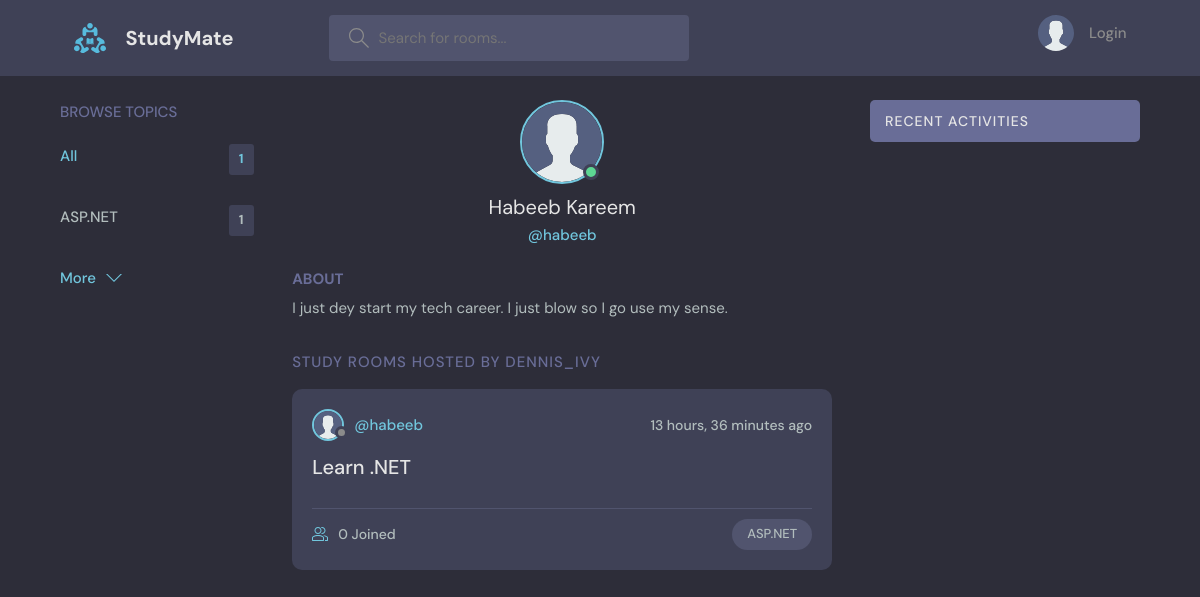
Page /profile/1/ on the committed database.
### base/models.py (models this page shows, shortened)
class Topic(models.Model):
    name = models.CharField(max_length=200)

class User(AbstractUser):
    name = models.CharField(max_length=200, null=True)
    email = models.EmailField(unique=True, null=True)
    bio = models.TextField(null=True)
    avatar = models.ImageField(null=True, default='avatar.svg')
    USERNAME_FIELD: 'email'

class Room(models.Model):
    host = models.ForeignKey(User, on_delete=models.SET_NULL, null=True)
    topic = models.ForeignKey(Topic, on_delete=models.SET_NULL, null=True)
    name = models.CharField(max_length=200)
    description = models.TextField(null=True, blank=True)
    participants = models.ManyToManyField(User, related_name='participants', blank=True)
    updated = models.DateTimeField(auto_now=True)
    created = models.DateTimeField(auto_now_add=True)
    class Meta:
        ordering = ['-updated', '-created']

### base/views.py (the view)
# urls.py: path('profile/<str:pk>/', views.userProfile, name='user-profile'),
def userProfile(request, pk):
    user = User.objects.get(id=pk)
    rooms = user.room_set.all()
    room_messages = user.message_set.all()
    topics = Topic.objects.all()
    context = {'user': user, 'rooms': rooms,
               'room_messages': room_messages, 'topics': topics}
    return render(request, 'base/profile.html', context)

### base/templates/base/profile.html (shortened to what this page needs)
{% extends 'main.html' %}
{% block content %}
<main class="profile-page layout layout--3">
  <div class="container">
    {% include 'base/topics_component.html' %}
    <div class="roomList">
      <div class="profile">
        <div class="profile__avatar">
          <div class="avatar avatar--large active">
            <img src="{{user.avatar.url}}" />
          </div>
        </div>
        <div class="profile__info">
          <h3>{{user.name}}</h3>
          <p>@{{user.username}}</p>
        </div>
        <div class="profile__about">
          <h3>About</h3>
          <p>
            {{user.bio}}
          </p>
        </div>
      </div>
      <div class="roomList__header">
        <div>
          <h2>Study Rooms Hosted by dennis_ivy</a>
          </h2>
        </div>
      </div>
      {% include 'base/feed_component.html' %}
    </div>
    {% include 'base/activity_component.html' %}
  </div>
</main>
{% endblock content %}

### base/templates/base/topics_component.html
<div class="topics">
  <div class="topics__header">
    <h2>Browse Topics</h2>
  </div>
  <ul class="topics__list">
    <li>
      <a href="{% url 'home' %}" class="active">All <span>{{topics.count}}</span></a>
    </li>
{% for topic in topics %}
    <li>
      <a href="{% url 'home' %}?q={{topic.name}}">{{topic.name}}<span>{{topic.room_set.all.count}}</span></a>
    </li>
    {% endfor %}
  </ul>
  <a class="btn btn--link" href="{% url 'topics' %}">
    More
    <svg
      version="1.1"
      xmlns="http://www.w3.org/2000/svg"
      width="32"
      height="32"
      viewBox="0 0 32 32"
    >
      <title>chevron-down</title>
      <path d="M16 21l-13-13h-3l16 16 16-16h-3l-13 13z"></path>
    </svg>
  </a>
</div>

### base/templates/base/feed_component.html (shortened to what this page needs)
{% for room in rooms %}
<div class="roomListRoom">
  <div class="roomListRoom__header">
    <a
      href="{% url 'user-profile' room.host.id %}"
      class="roomListRoom__author"
    >
      <div class="avatar avatar--small">
        <img src="{{room.host.avatar.url}}" />
      </div>
      <span>@{{room.host.username}}</span>
    </a>
    <div class="roomListRoom__actions">
      <span>{{room.created|timesince}} ago</span>
    </div>
  </div>
  <div class="roomListRoom__content">
    <a href="{% url 'room' room.id %}">{{room.name}}</a>
  </div>
  <div class="roomListRoom__meta">
    <a href="{% url 'room' room.id %}" class="roomListRoom__joined">
      {{room.participants.all.count}} Joined
    </a>
    <p class="roomListRoom__topic">{{room.topic.name}}</p>
  </div>
</div>
{% endfor %}

### rows in the picture
Topic: name "ASP.NET", room_set.all.count "1"
User: avatar (placeholder picture), name "Habeeb Kareem", username "habeeb", bio "I just dey start my tech career. I just blow so I go use my sense."
Room: host.avatar (placeholder picture), host.username "habeeb", created "13 hours, 36 minutes", name "Learn .NET", participants.all.count "0", topic.name "ASP.NET"

### other values in the picture
{{ topics.count }} "1"
